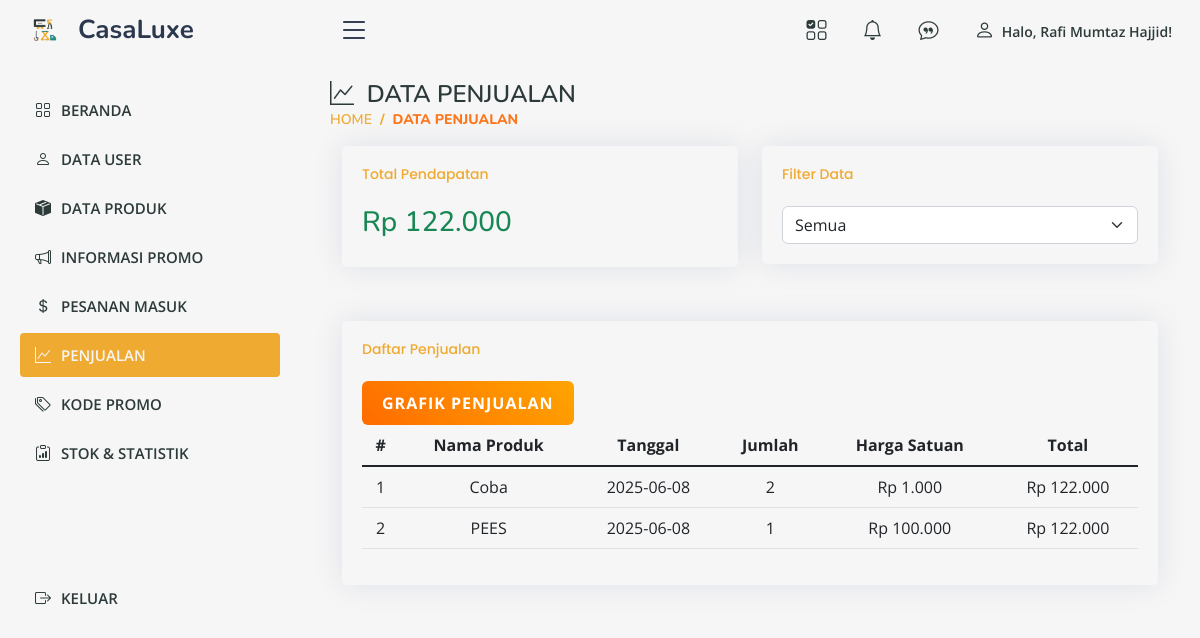
The app's page /admin/penjualan.php (signed in), older data.
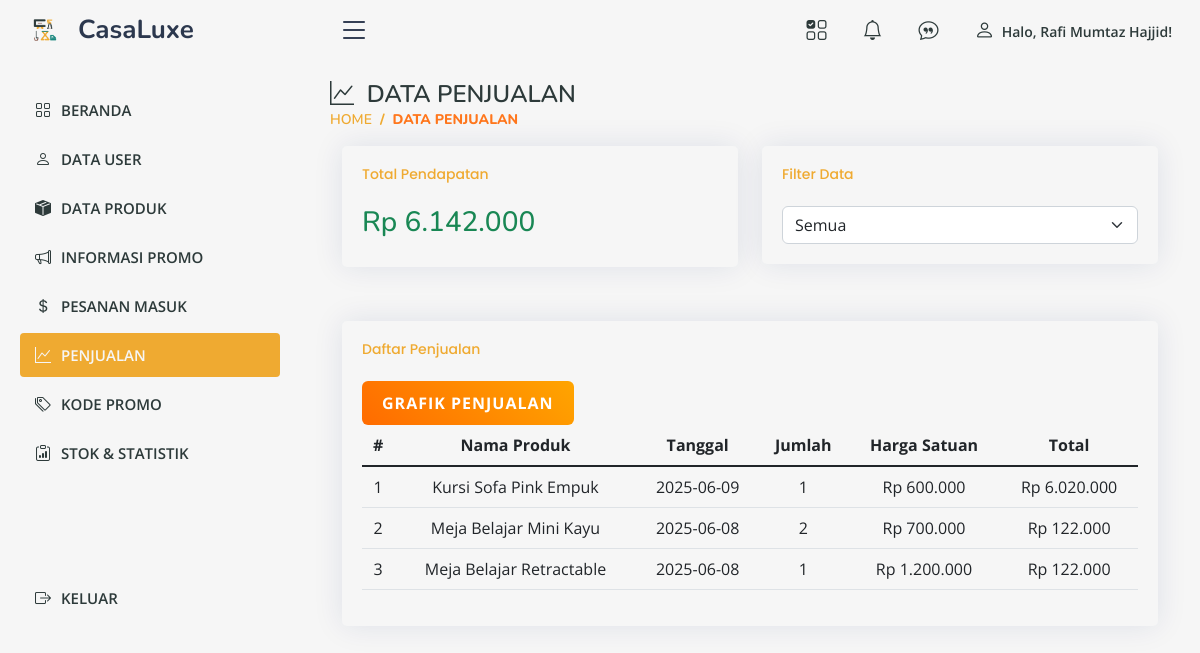
The same page, newer data.
### tables this page shows
CREATE TABLE `pesanan_detail` (
  `id_pesanan_detail` int(11) NOT NULL,
  `id_produk` int(11) DEFAULT NULL,
  `jumlah` int(11) DEFAULT NULL,
  `subtotal` int(11) DEFAULT NULL,
  `id_pesanan` int(11) DEFAULT NULL
);

CREATE TABLE `produk` (
  `id_produk` int(11) NOT NULL,
  `nama_produk` varchar(255) NOT NULL,
  `deskripsi` text NOT NULL,
  `harga` decimal(10,2) NOT NULL,
  `stok` int(11) NOT NULL,
  `id_kategori` int(11) NOT NULL,
  `created_at` datetime NOT NULL,
  `updated_at` datetime NOT NULL,
  `gambar` varchar(255) NOT NULL
);

CREATE TABLE `pesanan` (
  `id_pesanan` int(11) NOT NULL,
  `id_user` int(11) NOT NULL,
  `tanggal_pesanan` date DEFAULT current_timestamp(),
  `status_pesanan` enum('Menunggu Pembayaran','Diproses','Dikirim','Selesai','Dibatalkan') DEFAULT 'Menunggu Pembayaran',
  `total_harga` decimal(10,2) NOT NULL,
  `notifikasi_status` tinyint(1) NOT NULL DEFAULT 0
);

### admin/penjualan.php (the view, shortened to what this page needs)
<?php
$host = 'localhost';
$dbname = 'casaluxedb';
$username = 'root';
$password = '';
try {
    $pdo = new PDO("mysql:host=$host;dbname=$dbname", $username, $password);
    $pdo->setAttribute(PDO::ATTR_ERRMODE, PDO::ERRMODE_EXCEPTION);
} catch (PDOException $e) {
    echo "Connection failed: " . $e->getMessage();
    exit;
}
$filter = isset($_GET['filter']) ? $_GET['filter'] : 'all';
$conditions = "p.status_pesanan != 'Dibatalkan'";
$date_filter = '';
$conditions .= " $date_filter";
$total_query = "SELECT SUM(p.total_harga) AS total_pendapatan
                FROM pesanan p
                WHERE $conditions";
$total_stmt = $pdo->query($total_query);
$total_pendapatan = $total_stmt->fetch(PDO::FETCH_ASSOC)['total_pendapatan'] ?? 0;
$query = "SELECT pr.nama_produk, p.tanggal_pesanan, pd.jumlah, pr.harga, p.total_harga
          FROM pesanan_detail pd
          JOIN pesanan p ON pd.id_pesanan = p.id_pesanan
          JOIN produk pr ON pd.id_produk = pr.id_produk
          WHERE $conditions
          ORDER BY p.tanggal_pesanan DESC";
$stmt = $pdo->query($query);
$pesanan = $stmt->fetchAll(PDO::FETCH_ASSOC);
?>
<!DOCTYPE html>
<html lang="id">
<head>
    <link href="https://cdn.jsdelivr.net/npm/bootstrap@5.1.3/dist/css/bootstrap.min.css" rel="stylesheet">
    <?php include 'aset.php'; ?>
</head>
<body>
<?php include 'atas.php'; ?>
<?php include 'menu.php'; ?>
<main id="main" class="main">
    <div class="pagetitle">
            <h1><i class="bi bi-graph-up"></i>&nbsp; DATA PENJUALAN</h1>
            <nav>
                <ol class="breadcrumb">
                    <li class="breadcrumb-item"><a href="index.php">HOME</a></li>
                    <li class="breadcrumb-item active"> DATA PENJUALAN</li>
                </ol>
            </nav>
    </div>
    <div class="container">
        <div class="row mb-4">
            <div class="col-md-6">
                <div class="card">
                    <div class="card-body">
                        <h5 class="card-title">Total Pendapatan</h5>
                        <h3 class="text-success">Rp <?= number_format($total_pendapatan, 0, ',', '.') ?></h3>
                    </div>
                </div>
            </div>
            <div class="col-md-6">
                <form method="GET" class="card">
                    <div class="card-body">
                        <h5 class="card-title">Filter Data</h5>
                        <select name="filter" id="filter" class="form-select" onchange="this.form.submit()">
                            <option value="all" <?= $filter == 'all' ? 'selected' : '' ?>>Semua</option>
                        </select>
                    </div>
                </form>
            </div>
        </div>
        <div class="card">
            <div class="card-body">
                <h5 class="card-title">Daftar Penjualan</h5>
                <a href="grafik.php" class="btn btn-grafik">Grafik Penjualan</a>
                <table class="table table-hover">
                    <thead>
                        <tr>
                            <th>#</th>
                            <th>Nama Produk</th>
                            <th>Tanggal</th>
                            <th>Jumlah</th>
                            <th>Harga Satuan</th>
                            <th>Total</th>
                        </tr>
                    </thead>
                    <tbody>
                        <?php if (!empty($pesanan)) : ?>
                            <?php foreach ($pesanan as $index => $order) : ?>
                                <tr>
                                    <td><?= $index + 1 ?></td>
                                    <td><?= htmlspecialchars($order['nama_produk']) ?></td>
                                    <td><?= $order['tanggal_pesanan'] ?></td>
                                    <td><?= $order['jumlah'] ?></td>
                                    <td>Rp <?= number_format($order['harga'], 0, ',', '.') ?></td>
                                    <td>Rp <?= number_format($order['total_harga'], 0, ',', '.') ?></td>
                                </tr>
                            <?php endforeach; ?>
                        <?php else : ?>
                            <tr>
                                <td colspan="6">Tidak ada data penjualan.</td>
                            </tr>
                        <?php endif; ?>
                    </tbody>
                </table>
            </div>
        </div>
    </div>
</main>
</body>
</html>

Row changes from the older to the newer data that the page shows:
added pesanan_detail: id_produk.nama_produk "Kursi Sofa Pink Empuk", id_pesanan.tanggal_pesanan "2025-06-09", jumlah "1", id_produk.harga "600.000", id_pesanan.total_harga "6.020.000"
changed through a linked row, pesanan_detail: id_produk.nama_produk "Coba" → "Meja Belajar Mini Kayu"; id_produk.harga "1.000" → "700.000"
changed through a linked row, pesanan_detail: id_produk.nama_produk "PEES" → "Meja Belajar Retractable"; id_produk.harga "100.000" → "1.200.000"
Text that changed along with them:
$total_pendapatan: "122.000" → "6.142.000"
